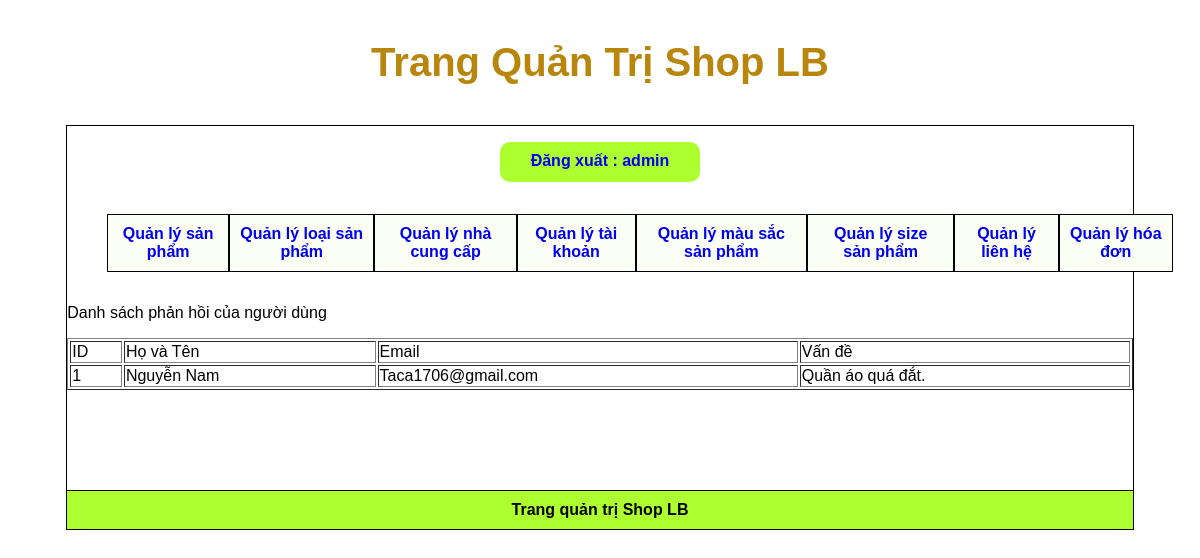
Screenshot of /webbanquanao/admincp/index.php?action=quanlylienhe&query=xemchitiet (signed in) with the database file from the repository.
### tables this page shows
CREATE TABLE `tbl_lienhe` (
  `id_lienhe` int(11) NOT NULL,
  `hovaten` varchar(50) NOT NULL,
  `email` varchar(50) NOT NULL,
  `vande` text NOT NULL
);

### webbanquanao/admincp/modules/quanlylienhe/xemchitiet.php (the view)
<?php
$sql_lietke_lh = "SELECT * FROM tbl_lienhe ORDER BY id_lienhe DESC";
$result_lietke_lh = mysqli_query($connect, $sql_lietke_lh);
?>
<p>Danh sách phản hồi của người dùng</p>
<table style="width: 100%;" border="1" style="border-collapse:collapse;">
    <tr>
        <td>ID</td>
        <td>Họ và Tên</td>
        <td>Email</td>
        <td>Vấn đề</td>
    </tr>
    <?php
    $i = 0;
    while ($row = mysqli_fetch_array($result_lietke_lh)) {
        $i++;
    ?>
        <tr>
            <td><?= $i ?></td>
            <td><?= $row['hovaten'] ?></td>
            <td><?= $row['email'] ?></td>
            <td><?= $row['vande'] ?></td>
        </tr>
    <?php
    }
    ?>
</table>

### webbanquanao/admincp/modules/menu.php (style rules this page uses)
* { font-family: 'Poppins', sans-serif; text-decoration: none; }

### rows the page displays
tbl_lienhe: hovaten "Nguyễn Nam", email "Taca1706@gmail.com", vande "Quần áo quá đắt."

### other values shown
$_SESSION['dangky'] "admin"
